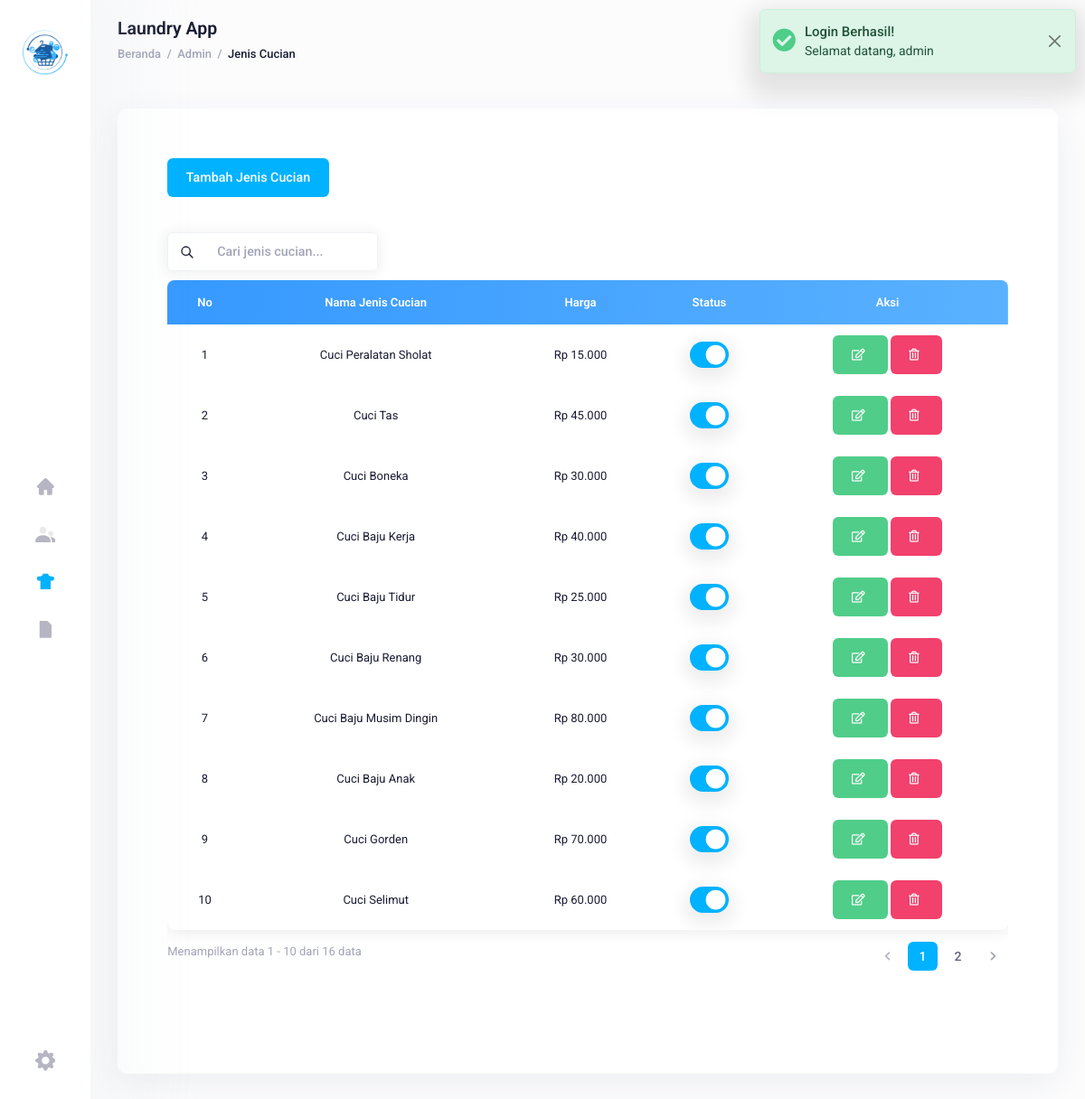
/dashboard/jeniscucian/index.php (signed in), run on the app's committed database.
### tables this page shows
CREATE TABLE `jenis_cucian` (
  `id_jenis_cucian` int(11) NOT NULL,
  `nama_jenis_cucian` varchar(100) NOT NULL,
  `harga` int(11) NOT NULL,
  `status` enum('0','1') NOT NULL DEFAULT '1'
);

### dashboard/jeniscucian/index.php (the view, shortened to what this page needs)
<?php include '../layout/header.php';
?>
<div class="d-flex flex-column flex-root">
	<div class="page d-flex flex-row flex-column-fluid">
		<?php include '../layout/sidebar.php'; ?>
		<div class="wrapper d-flex flex-column flex-row-fluid" id="kt_wrapper">
			<div id="kt_header" class="header" data-kt-sticky="true" data-kt-sticky-name="header" data-kt-sticky-offset="{default: '200px', lg: '300px'}">
				<div class="container-fluid d-flex align-items-stretch justify-content-between" id="kt_header_container">
					<div class="page-title d-flex flex-column align-items-start justify-content-center flex-wrap me-lg-2 pb-2 pb-lg-0" data-kt-swapper="true" data-kt-swapper-mode="prepend" data-kt-swapper-parent="{default: '#kt_content_container', lg: '#kt_header_container'}">
						<h1 class="text-dark fw-bolder my-1 fs-2">Laundry App</h1>
						<ul class="breadcrumb fw-bold fs-base my-1">
							<li class="breadcrumb-item text-muted">
								<a href="index.php" class="text-muted">Beranda</a>
							</li>
							<li class="breadcrumb-item text-muted">Admin</li>
							<li class="breadcrumb-item text-dark">Jenis Cucian</li>
						</ul>
					</div>
					<div class="d-flex align-items-stretch flex-shrink-0">
					</div>
				</div>
			</div>
			<div class="content d-flex flex-column flex-column-fluid" id="kt_content">
				<div class="container" id="kt_content_container">
					<div class="card">
						<div class="card-body p-lg-17">
							<div class="mb-18">
								<div class="mb-10">
									<button type="button" class="btn btn-primary" data-bs-toggle="modal" data-bs-target="#exampleModal">
										Tambah Jenis Cucian
									</button> <br><br><br>
									<div class="text-center mb-15">
										<?php
										$search = isset($_GET['search']) ? mysqli_real_escape_string($conn, $_GET['search']) : '';
										$total_jenis_cucian_query = mysqli_query($conn, "SELECT COUNT(*) as total FROM jenis_cucian WHERE nama_jenis_cucian LIKE '%$search%'");
										$total_jenis_cucian = mysqli_fetch_assoc($total_jenis_cucian_query)['total'];
										$limit = 10;
										$total_pages = ceil($total_jenis_cucian / $limit);
										$page = isset($_GET['page']) ? (int)$_GET['page'] : 1;
										$page = max(1, min($total_pages, $page));
										$offset = ($page - 1) * $limit;
										$qry_jenis_cucian = mysqli_query($conn, "SELECT * FROM jenis_cucian WHERE nama_jenis_cucian LIKE '%$search%' ORDER BY id_jenis_cucian DESC LIMIT $limit OFFSET $offset");										?>
										<div class="mb-3 col-6 col-md-3 border rounded shadow-sm">
											<div class="input-group">
												<label for="search" class="input-group-text bg-white border-0 cursor-pointer">
												</label>
												<input type="text" id="search" class="form-control border-0 shadow-none" placeholder="Cari jenis cucian..." value="<?= htmlspecialchars($search) ?>">
											</div>
										</div>
										<div class="table-responsive">
											<table class="table custom-table" id="jenisCucianTable">
												<thead>
													<tr>
														<th>No</th>
														<th class="text-nowrap">Nama Jenis Cucian</th>
														<th>Harga</th>
														<th>Status</th>
														<th>Aksi</th>
													</tr>
												</thead>
												<tbody>
													<?php
													$no = $offset + 1;
													while ($data_jenis_cucian = mysqli_fetch_array($qry_jenis_cucian)) {
													?>
														<tr class="text-nowrap align-middle">
															<td><?= $no ?></td>
															<td><?= htmlspecialchars($data_jenis_cucian['nama_jenis_cucian']) ?></td>
															<td class="price-column">Rp <?= number_format($data_jenis_cucian['harga'], 0, ',', '.') ?></td>
															<td class="text-center">
																<form action="<?= base_url ?>dashboard/jeniscucian/proses_ubah_status.php" method="post" class="d-flex justify-content-center">
																	<div class="form-check form-switch form-check-custom form-check-solid">
																		<input class="shadow form-check-input switch-status" type="checkbox"
																			id="switch_<?= $data_jenis_cucian['id_jenis_cucian']; ?>"
																			name="status"
																			value="1"
																			<?= $data_jenis_cucian['status'] == 1 ? 'checked' : ''; ?>
																			onchange="this.form.submit();" />
																	</div>
																</form>
															</td>
															<td class="text-center">
																<a class="btn btn-success" href="<?= base_url ?>dashboard/jeniscucian/ubah_jenis_cucian.php?id_jenis_cucian=<?= $data_jenis_cucian['id_jenis_cucian'] ?>">
																</a>
																<a href="<?= base_url ?>dashboard/jeniscucian/hapus_jenis_cucian.php?id_jenis_cucian=<?= $data_jenis_cucian['id_jenis_cucian'] ?>"
																	onclick="return confirmDelete(event, '<?= base_url ?>dashboard/jeniscucian/hapus_jenis_cucian.php?id_jenis_cucian=<?= $data_jenis_cucian['id_jenis_cucian'] ?>')"
																	class="btn btn-danger">
																</a>
															</td>
														</tr>
													<?php
														$no++;
													} ?>
												</tbody>
											</table>
										</div>
										<div class="d-flex flex-column flex-md-row align-items-center mb-3 justify-content-between">
											<div class="text-muted mb-3">
												<?php
												$start = ($total_jenis_cucian > 0) ? $offset + 1 : 0;
												$end = ($total_jenis_cucian > 0) ? min($offset + $limit, $total_jenis_cucian) : 0;
												?>
												Menampilkan data <?= $start ?> - <?= $end ?> dari <?= $total_jenis_cucian ?> data
											</div>
											<ul class="pagination mb-0">
												<li class="page-item <?= ($page == 1) ? 'disabled' : '' ?>">
													<a href="<?= ($page > 1) ? base_url . "dashboard/jeniscucian/index.php?page=" . ($page - 1) . "&search=" . urlencode($search) : '#' ?>" class="page-link">
														<i class="fas fa-chevron-left"></i>
													</a>
												</li>
												<?php if ($total_pages > 5): ?>
													<li class="page-item <?= ($page == 1) ? 'active' : '' ?>">
														<a href="<?= base_url ?>dashboard/jeniscucian/index.php?page=1&search=<?= urlencode($search) ?>" class="page-link">1</a>
													</li>
													<?php if ($page > 3): ?>
														<li class="page-item disabled">
															<span class="page-link">...</span>
														</li>
													<?php endif; ?>
													<?php for ($i = max(2, $page - 1); $i <= min($total_pages - 1, $page + 1); $i++): ?>
														<li class="page-item <?= ($page == $i) ? 'active' : '' ?>">
															<a href="<?= base_url ?>dashboard/jeniscucian/index.php?page=<?= $i ?>&search=<?= urlencode($search) ?>" class="page-link"><?= $i ?></a>
														</li>
													<?php endfor; ?>
													<?php if ($page < $total_pages - 2): ?>
														<li class="page-item disabled">
															<span class="page-link">...</span>
														</li>
													<?php endif; ?>
													<li class="page-item <?= ($page == $total_pages) ? 'active' : '' ?>">
														<a href="<?= base_url ?>dashboard/jeniscucian/index.php?page=<?= $total_pages ?>&search=<?= urlencode($search) ?>" class="page-link"><?= $total_pages ?></a>
													</li>
												<?php else: ?>
													<?php for ($i = 1; $i <= $total_pages; $i++): ?>
														<li class="page-item <?= ($page == $i) ? 'active' : '' ?>">
															<a href="<?= base_url ?>dashboard/jeniscucian/index.php?page=<?= $i ?>&search=<?= urlencode($search) ?>" class="page-link"><?= $i ?></a>
														</li>
													<?php endfor; ?>
												<?php endif; ?>
												<li class="page-item <?= ($page == $total_pages) ? 'disabled' : '' ?>">
													<a href="<?= ($page < $total_pages) ? base_url . "dashboard/jeniscucian/index.php?page=" . ($page + 1) . "&search=" . urlencode($search) : '#' ?>" class="page-link">
														<i class="fas fa-chevron-right"></i>
													</a>
												</li>
											</ul>
										</div>
									</div>
								</div>
							</div>
						</div>
					</div>
				</div>
			</div>
		</div>
	</div>
	<?php include '../layout/footer.php'; ?>

### dashboard/jeniscucian/index.php (style rules this page uses)
.custom-table { border-radius: 8px; overflow: hidden; box-shadow: 0 0 20px rgba(0, 0, 0, 0.1); }
.custom-table thead { background: linear-gradient(to right, #3699FF, #5AB1FF); }
.custom-table thead th { color: #ffffff !important; font-weight: 600; padding: 15px !important; }
.custom-table tbody tr { transition: all 0.3s ease; }
.custom-table td { padding: 12px 15px !important; vertical-align: middle; }
.price-column { font-weight: 600; color: #2c3e50; }

### data on the page
jenis_cucian: nama_jenis_cucian "Cuci Peralatan Sholat", harga "15.000", status "☑"
jenis_cucian: nama_jenis_cucian "Cuci Tas", harga "45.000", status "☑"
jenis_cucian: nama_jenis_cucian "Cuci Boneka", harga "30.000", status "☑"
jenis_cucian: nama_jenis_cucian "Cuci Baju Kerja", harga "40.000", status "☑"
jenis_cucian: nama_jenis_cucian "Cuci Baju Tidur", harga "25.000", status "☑"
jenis_cucian: nama_jenis_cucian "Cuci Baju Renang", harga "30.000", status "☑"
jenis_cucian: nama_jenis_cucian "Cuci Baju Musim Dingin", harga "80.000", status "☑"
jenis_cucian: nama_jenis_cucian "Cuci Baju Anak", harga "20.000", status "☑"
jenis_cucian: nama_jenis_cucian "Cuci Gorden", harga "70.000", status "☑"
jenis_cucian: nama_jenis_cucian "Cuci Selimut", harga "60.000", status "☑"

### other printed values
$alertTitle "Login Berhasil!"
$alertMessage "Selamat datang, admin"
$start "1"
$end "10"
$total_jenis_cucian "16"
